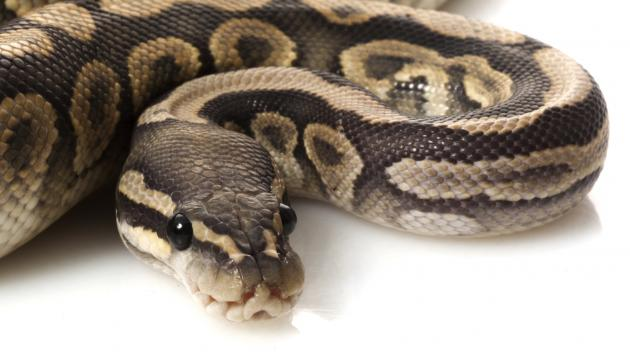
#> input picture python/images/python.jpg, 630 x 354 px
$ jupyter execute --allow-errors 'Basic Image Arithmetic.ipynb'   (shell and % lines are left out)
#> lines starting #> are read from the running program, lines starting #| are printed output that depends on the picture
# Basic Image Arithmetic
Since each pixel in an image is represented by numbers we can use basic arithmetic such as addition and subtraction. One thing we have to keep in mind is that the numbers used in image pixels are limited in range, usually 0-255.

OpenCV and numpy arithmetic deal with these numeric range limits in different ways.

[cell 1]
import cv2
from matplotlib import pyplot as plt
import numpy as np
import imutils

## Numpy Arithmetic
Numpy "wraps" around when it hits a numeric range limit while performing addition or subtraction. For example, lets add and subtract two `uint8` (0-255). We use arrays with a single number since numpy expects to work on arrays.

[cell 2]
print("[200] + [100] -> {}".format(np.uint8([200]) + np.uint8([100])))
print("[100] - [200] -> {}".format(np.uint8([100]) - np.uint8([200])))

## OpenCV Arithmetic
OpenCV "clips" to the minumum or maximum value when it hits a numeric range limit while performing addition or subtraction. This is usually what we expect for image arithmetic. Again, lets add and subtract two uint8 (0-255).

[cell 3]
print("[200] + [100] -> {}".format(cv2.add(np.uint8([200]), np.uint8([100]))))
print("[100] - [200] -> {}".format(cv2.subtract(np.uint8([100]), np.uint8([200]))))

## Original Image
Let's apply arithmetic to an image.

[cell 4]
image = cv2.imread("../python/images/python.jpg")
#> image is the input picture: shape (354, 630, 3); mean B, G, R 133.3, 144.5, 155.3
#> (the rest of this cell did not finish here and is left out)

## Addition
Let's add 100 to each color channel of each pixel.

[cell 5]
M = np.ones(image.shape, dtype = "uint8") * 100
added = cv2.add(image, M)
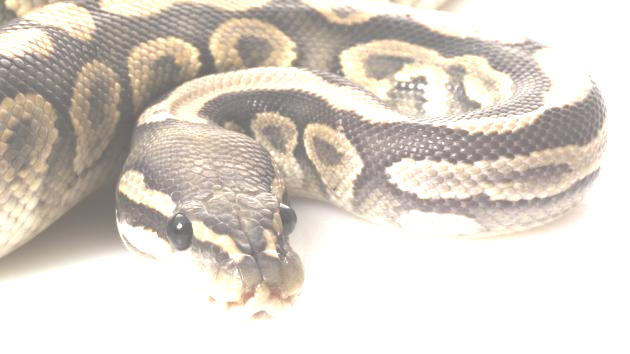
#> added: shape (354, 630, 3); mean B, G, R 202.9, 211.4, 218.8
#> (the rest of this cell did not finish here and is left out)

## Subtraction
Let's subtract 75 from each color channel of each pixel.

[cell 6]
M = np.ones(image.shape, dtype = "uint8") * 75
subtracted = cv2.subtract(image, M)
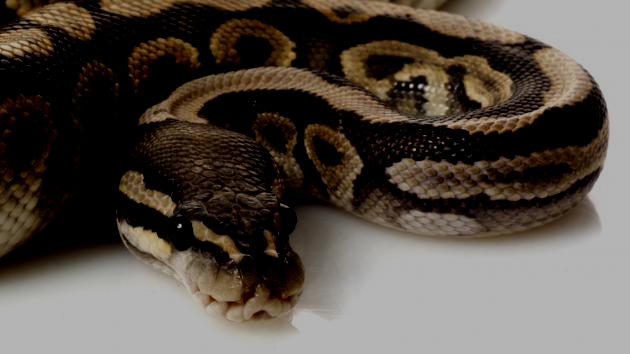
#> subtracted: shape (354, 630, 3); mean B, G, R 70, 78.3, 86.5
#> (the rest of this cell did not finish here and is left out)
